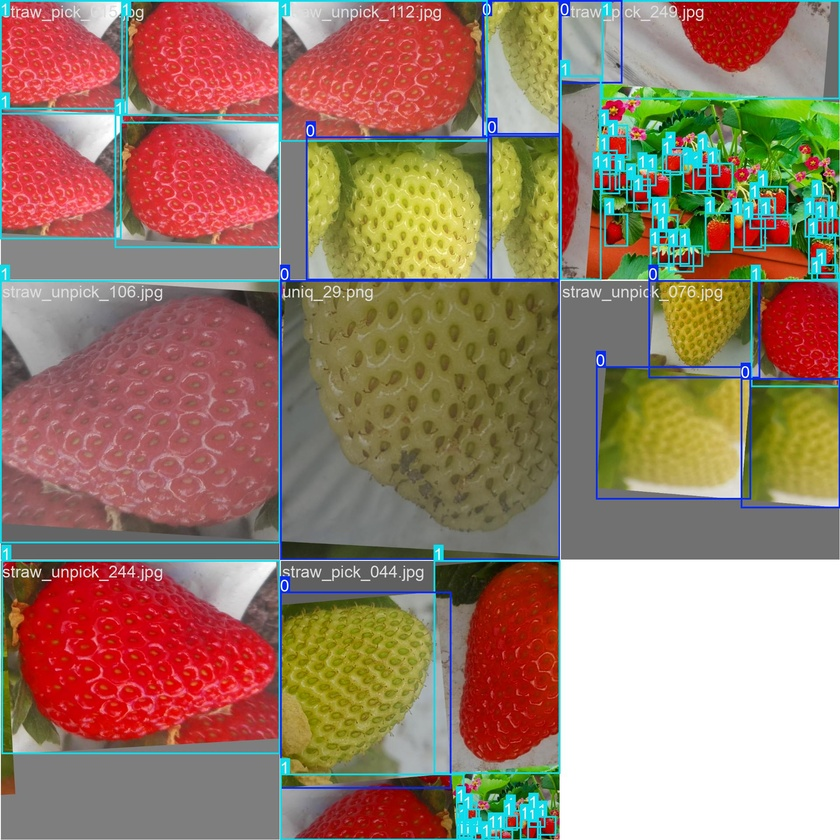
#> input picture share/strawberry_yolo26m_unified/832b8/train_batch0.jpg, 840 x 840 px, shrunk from 1920 x 1920 before the run
$ python -i stem_roi_utils.py   (imports and definitions only)
#> lines starting #> are read from the running program, lines starting #| are printed output that depends on the picture; after the words box and inside, x2 and y2 are one past the last pixel; in counts of white or black regions, pixels touching at a corner belong together
#> further down, picture is the input picture: shape (840, 840, 3); mean B, G, R 107.3, 125.4, 154.6
"""딸기 bbox 상단 ROI · CLAHE · HSV 줄기 강조 — 줄기 인식 파이프라인 공통 유틸.

딸기는 아래로 매달리므로 줄기는 과실 bbox 상단에 위치한다는 전제로
상단 ROI만 잘라 seg 모델 입력 노이즈를 줄인다.
"""

from __future__ import annotations

from dataclasses import dataclass
from typing import Iterable

import cv2
import numpy as np

# YOLO 정규화 bbox → 픽셀 xyxy
# [8 lines left out: function yolo_bbox_to_xyxy, not called in this run]


@dataclass
class RoiCrop:
    """전체 이미지 좌표계에서의 상단 ROI."""

    x1: int
    y1: int
    x2: int
    y2: int
    fruit_idx: int

    @property
    def width(self) -> int:
        return max(1, self.x2 - self.x1)

    @property
    def height(self) -> int:
        return max(1, self.y2 - self.y1)


# [34 lines left out: function compute_top_roi, not called in this run]


def apply_clahe_bgr(
    bgr: np.ndarray,
    clip_limit: float = 2.0,
    tile_grid_size: tuple[int, int] = (8, 8),
) -> np.ndarray:
    """LAB L채널 CLAHE — 그늘·하이라이트에서 줄기 외곽선 강조."""
#> called with clip_limit = 2, tile_grid_size = (8, 8)
    lab = cv2.cvtColor(bgr, cv2.COLOR_BGR2LAB)
#> lab: shape (840, 840, 3); mean of channels 0, 1, 2 144.8, 138, 145.4
    l_ch, a_ch, b_ch = cv2.split(lab)
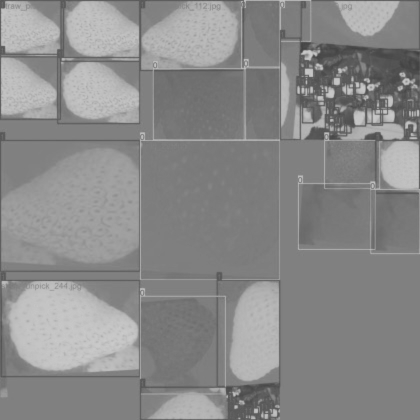
#> a_ch: shape (840, 840) (shown at 1/2 size); min 63, max 204, mean 138
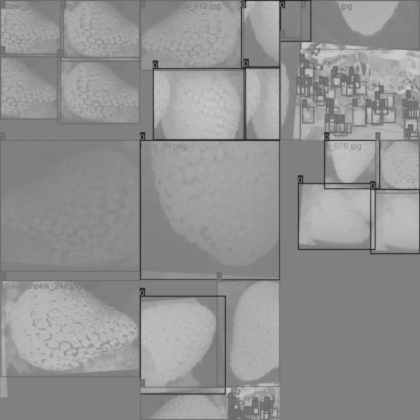
#> b_ch: shape (840, 840) (shown at 1/2 size); min 25, max 205, mean 145.4
    clahe = cv2.createCLAHE(clipLimit=clip_limit, tileGridSize=tile_grid_size)
    l_ch = clahe.apply(l_ch)
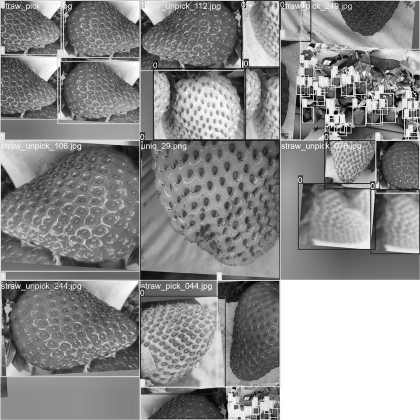
#> l_ch: shape (840, 840) (shown at 1/2 size); min 0, max 255, mean 142
    return cv2.cvtColor(cv2.merge([l_ch, a_ch, b_ch]), cv2.COLOR_LAB2BGR)


def apply_hsv_stem_boost(bgr: np.ndarray, blend: float = 0.35) -> np.ndarray:
    """HSV에서 줄기·꼭지(황록~갈색) 영역을 G채널로 가중 강조."""
#> called with blend = 0.35
    hsv = cv2.cvtColor(bgr, cv2.COLOR_BGR2HSV)
#> hsv: shape (840, 840, 3); mean H, S, V 54.2, 114.9, 163.6
    # OpenCV H: 0–179, 줄기·잎·꼭지
    mask = cv2.inRange(hsv, (18, 35, 35), (95, 255, 255))
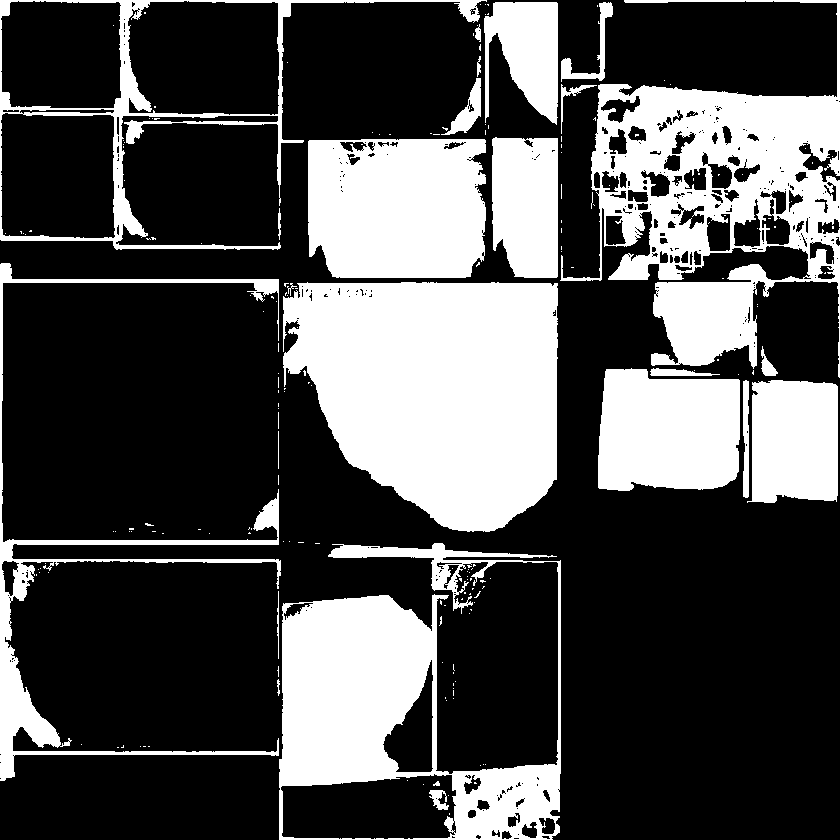
#> mask: shape (840, 840); 30.9% white; 204 white regions (179 under 20 px), largest, box (x1, y1, x2, y2) and area: (283, 282, 558, 532) 53990, (560, 0, 840, 378) 40094, (279, 543, 561, 840) 35529
    mask = cv2.morphologyEx(mask, cv2.MORPH_CLOSE, np.ones((3, 3), np.uint8))
#> mask: shape (840, 840); 31.5% white; 84 white regions (68 under 20 px), largest, box (x1, y1, x2, y2) and area: (560, 0, 840, 491) 58826, (283, 282, 558, 532) 54303, (277, 543, 561, 840) 36339
    boost = np.zeros_like(bgr)
    boost[:, :, 1] = mask
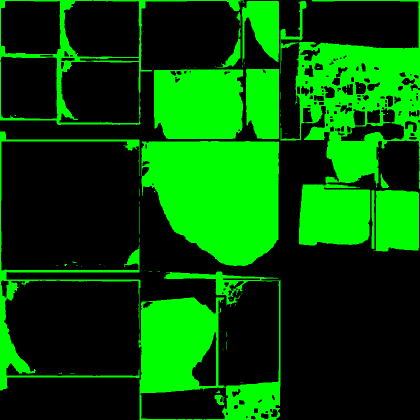
#> boost: shape (840, 840, 3) (shown at 1/2 size); mean of channels 0, 1, 2 0, 80.2, 0; drawn as B, G, R
    return cv2.addWeighted(bgr, 1.0, boost, blend, 0)
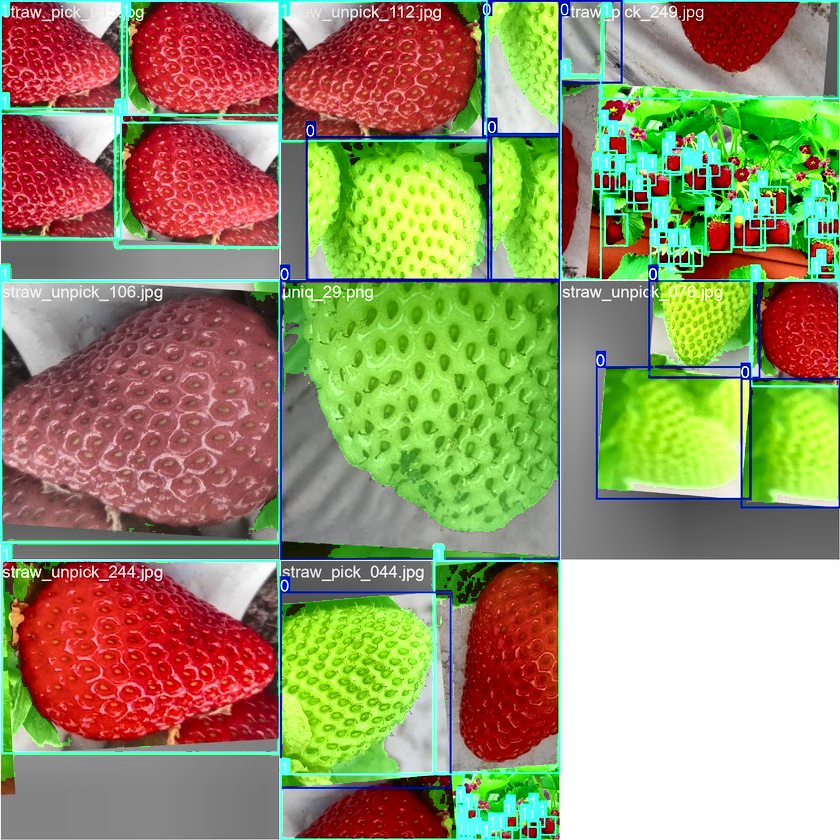
#> returned value: shape (840, 840, 3); mean of channels 0, 1, 2 106.5, 147.2, 152.3; drawn as B, G, R


def preprocess_stem_roi(
    bgr: np.ndarray,
    *,
    clahe: bool = True,
    hsv_boost: bool = True,
) -> np.ndarray:
    """줄기 seg 모델 입력 전처리 (학습·추론 동일 적용)."""
    out = bgr
    if clahe:
        out = apply_clahe_bgr(out)
    if hsv_boost:
        out = apply_hsv_stem_boost(out)
    return out


# [70 lines left out: functions clip_polygon_to_roi, map_point_roi_to_full_px, map_point_roi_to_full_norm, offset_grip_up_px, mask_centroid_in_roi, not called in this run]


def format_yolo_seg_line(cls_id: int, pts: Iterable[tuple[float, float]]) -> str:
    coords = " ".join(f"{float(x):.6f} {float(y):.6f}" for x, y in pts)
    return f"{cls_id} {coords}"

>>> import cv2
>>> picture = cv2.imread('../share/strawberry_yolo26m_unified/832b8/train_batch0.jpg')
>>> result = preprocess_stem_roi(picture)

$ run again, on share/strawberry_yolo26m_unified/832b8/train_batch1.jpg
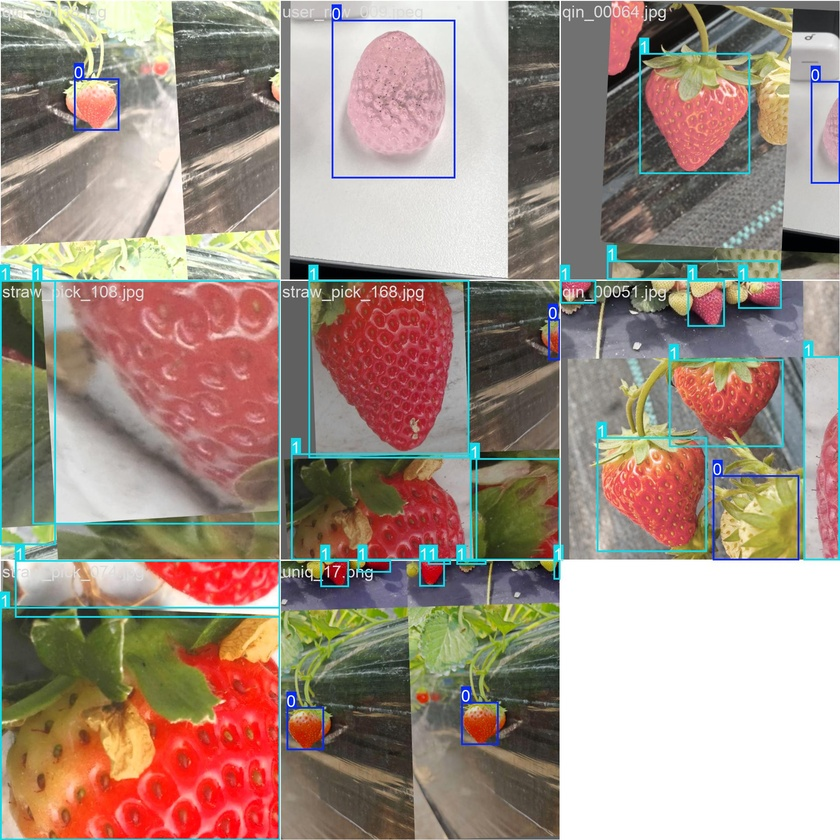
#> input picture share/strawberry_yolo26m_unified/832b8/train_batch1.jpg, 840 x 840 px, shrunk from 1920 x 1920 before the run
#> picture is the input picture: shape (840, 840, 3); mean B, G, R 131.2, 142.9, 161.6
#> lab: shape (840, 840, 3); mean of channels 0, 1, 2 155.5, 134, 138.6
#> hsv: shape (840, 840, 3); mean H, S, V 42.1, 76.2, 160.9
#> in apply_hsv_stem_boost, `mask = cv2.inRange(hsv, (18, 35, 35), (95, 255, 255))`:
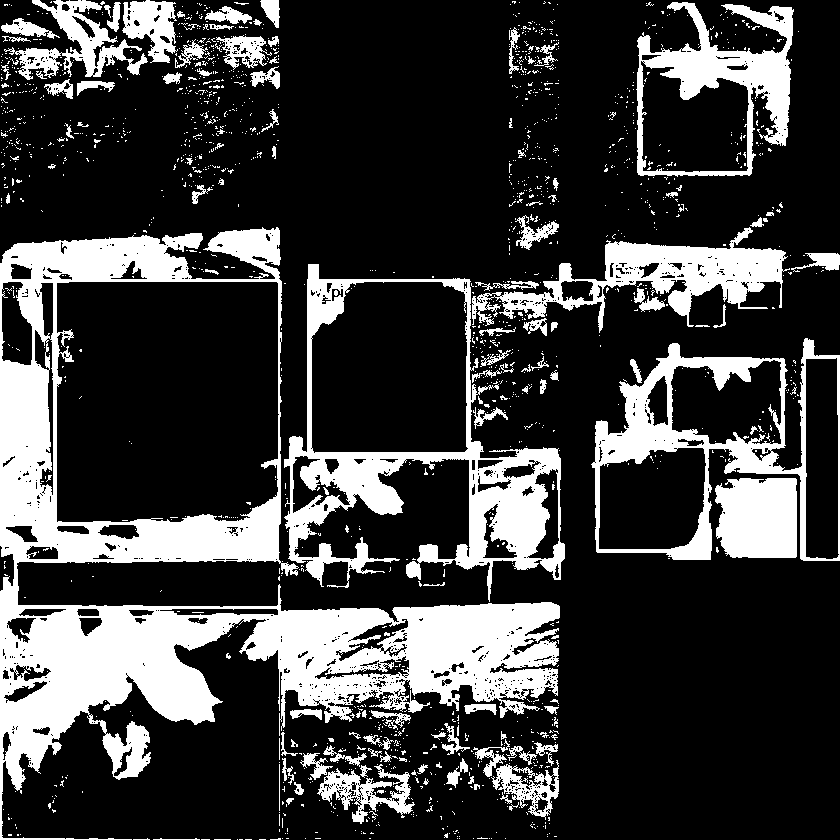
#> mask: shape (840, 840); 23.7% white; 1584 white regions (1463 under 20 px), largest, box (x1, y1, x2, y2) and area: (0, 227, 560, 840) 81767, (284, 264, 565, 602) 20563, (591, 338, 840, 561) 12626
#> in apply_hsv_stem_boost, `return cv2.addWeighted(bgr, 1.0, boost, blend, 0)`:
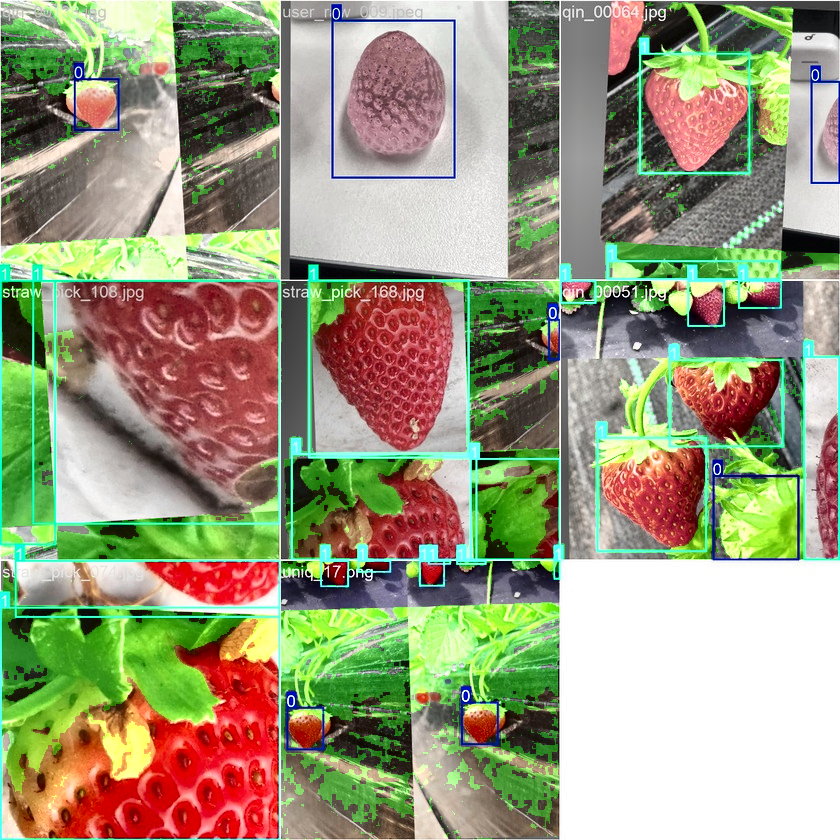
#> returned value: shape (840, 840, 3); mean of channels 0, 1, 2 124.5, 154, 153.9; drawn as B, G, R

$ run again, on share/strawberry_yolo26m_unified/832b8/train_batch2.jpg
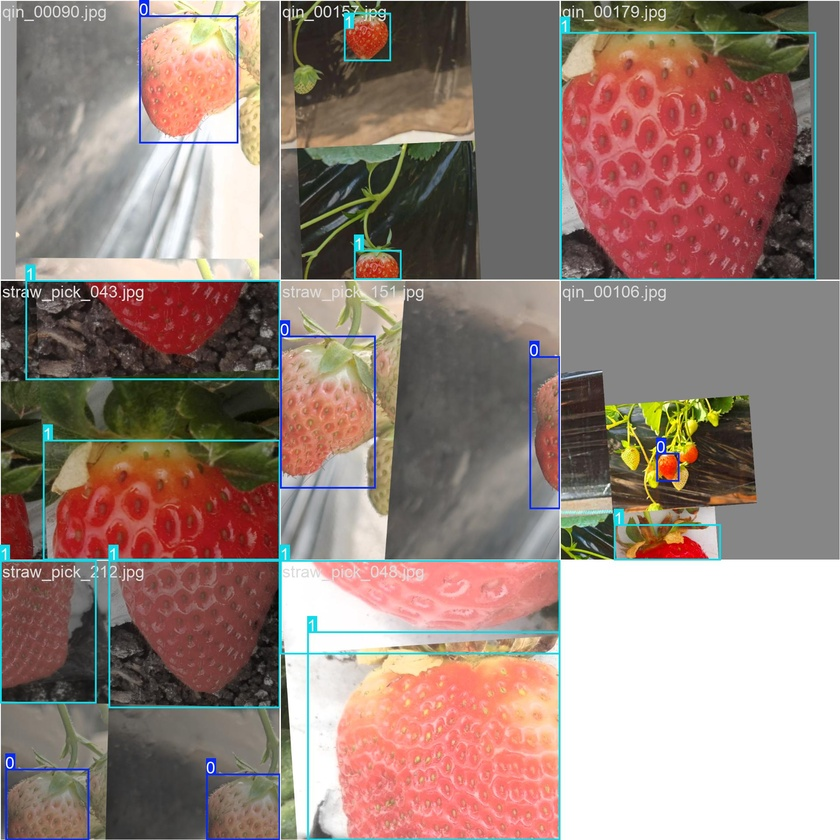
#> input picture share/strawberry_yolo26m_unified/832b8/train_batch2.jpg, 840 x 840 px, shrunk from 1920 x 1920 before the run
#> picture is the input picture: shape (840, 840, 3); mean B, G, R 122.5, 130.5, 151.3
#> lab: shape (840, 840, 3); mean of channels 0, 1, 2 142.6, 135.6, 136.7
#> hsv: shape (840, 840, 3); mean H, S, V 32.2, 66.2, 156.8
#> in apply_hsv_stem_boost, `mask = cv2.inRange(hsv, (18, 35, 35), (95, 255, 255))`:
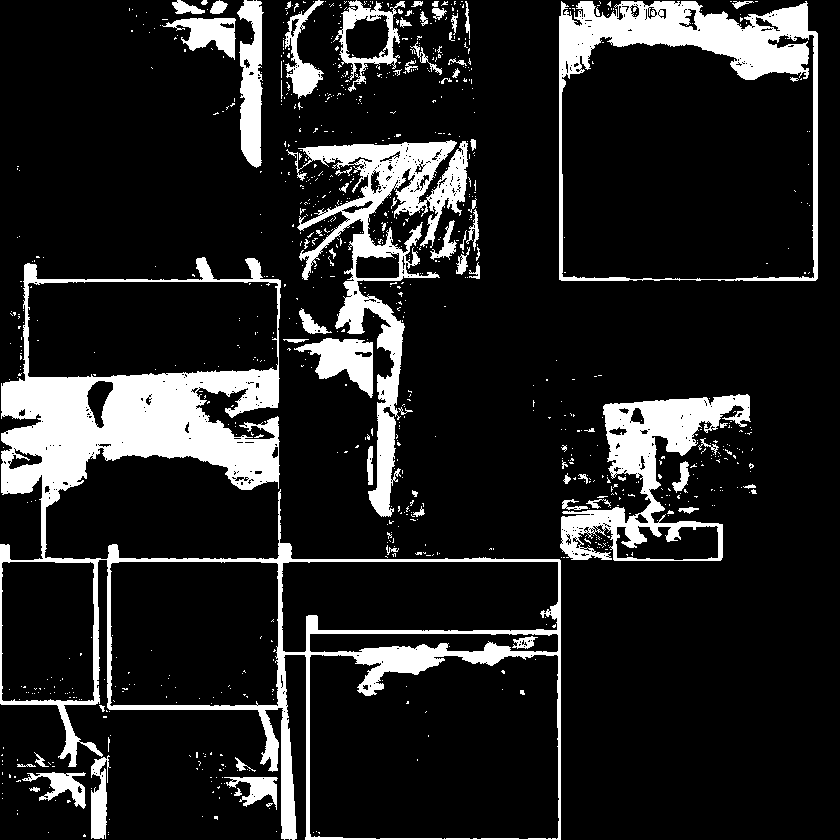
#> mask: shape (840, 840); 14.4% white; 947 white regions (868 under 20 px), largest, box (x1, y1, x2, y2) and area: (0, 257, 561, 840) 42382, (286, 140, 468, 517) 14476, (559, 1, 818, 281) 14052
#> in apply_hsv_stem_boost, `return cv2.addWeighted(bgr, 1.0, boost, blend, 0)`:
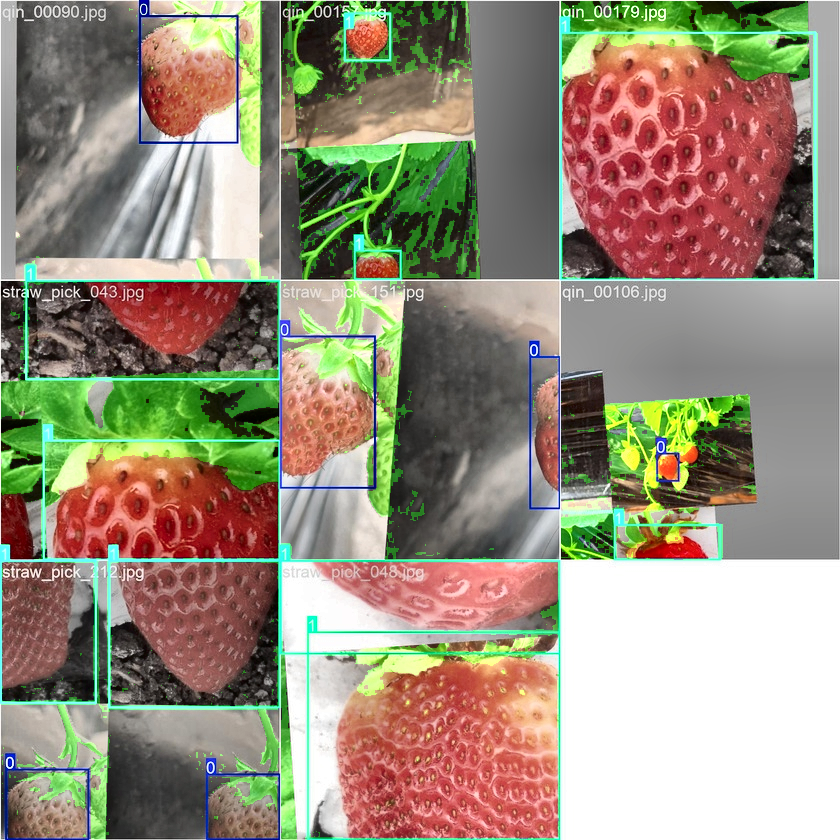
#> returned value: shape (840, 840, 3); mean of channels 0, 1, 2 123.4, 142.8, 152.1; drawn as B, G, R
